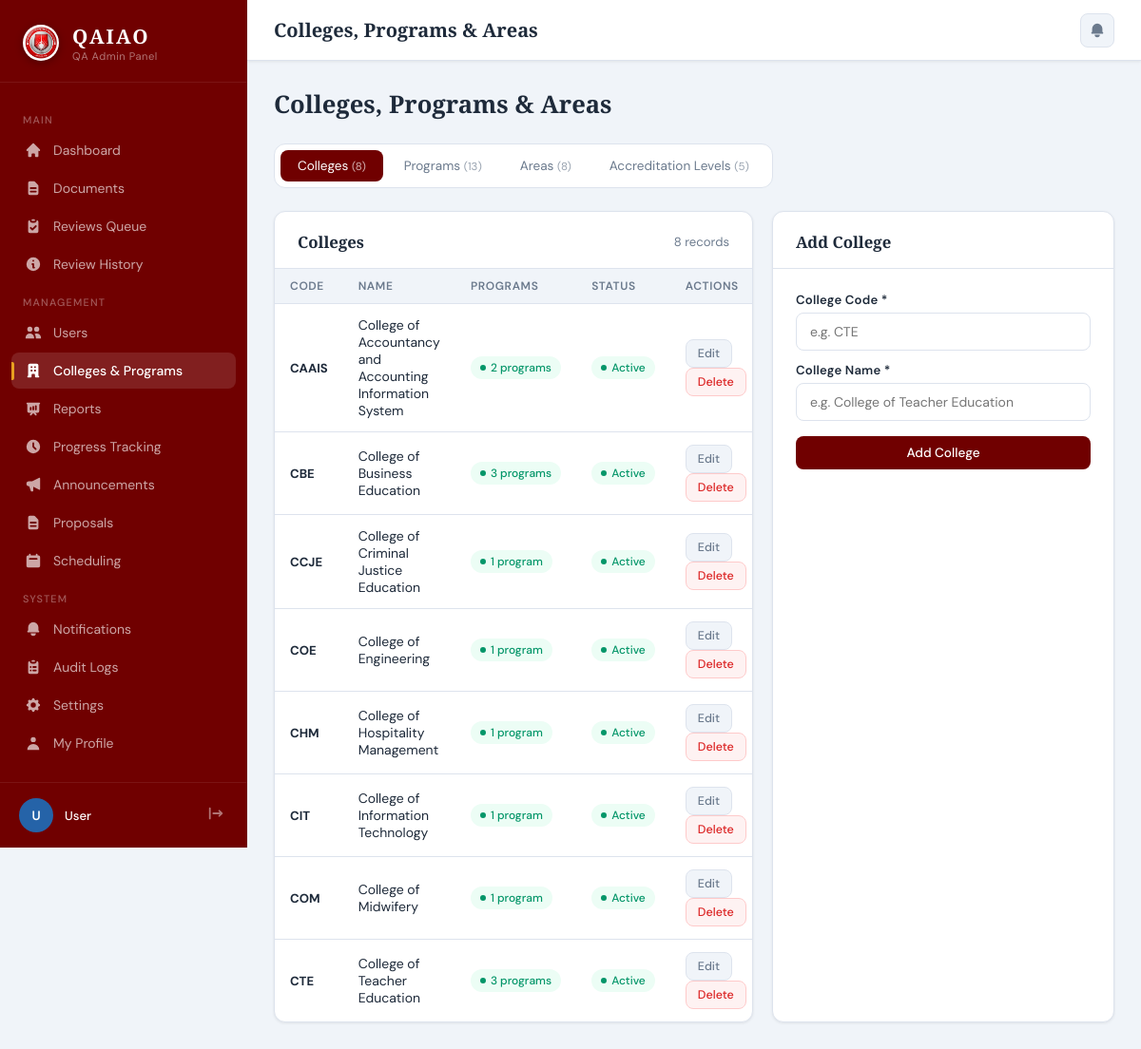
The app's page /admin/departments.php with its own data.
### tables this page shows
CREATE TABLE IF NOT EXISTS colleges (
    id            INT UNSIGNED AUTO_INCREMENT PRIMARY KEY,
    college_code  VARCHAR(20) UNIQUE NOT NULL,
    college_name  VARCHAR(200) NOT NULL,
    description   TEXT,
    status        ENUM('active','inactive') DEFAULT 'active',
    created_at    TIMESTAMP DEFAULT CURRENT_TIMESTAMP,
    updated_at    TIMESTAMP DEFAULT CURRENT_TIMESTAMP ON UPDATE CURRENT_TIMESTAMP
);

### admin/departments.php (the view, shortened to what this page needs)
<?php
include '../database/db_connect.php';
$active_nav = 'departments';
$active_tab = in_array($_GET['tab'] ?? '', ['colleges','programs','areas','levels']) ? $_GET['tab'] : 'colleges';
$colleges = $conn->query("SELECT * FROM colleges ORDER BY college_name");
$programs = $conn->query("SELECT p.*, c.college_name, c.college_code FROM programs p JOIN colleges c ON c.id=p.college_id ORDER BY c.college_name, p.program_name");
$areas    = $conn->query("SELECT * FROM areas ORDER BY sort_order, area_name");
$levels   = $conn->query("SELECT * FROM accreditation_levels ORDER BY level_order, level_name");
?>
<!DOCTYPE html>
<html lang="en">
<head>
    <?php include 'head.php'; ?>
</head>
<body>
<?php include 'sidebar.php'; ?>
<div class="main-content">
    <div class="topbar">
        <div class="topbar-title">Colleges, Programs & Areas</div>
        <div class="topbar-right">
            <a href="notifications.php" class="notif-btn">
                <svg viewBox="0 0 20 20" fill="currentColor"><path d="M10 2a6 6 0 00-6 6v3.586l-.707.707A1 1 0 004 14h12a1 1 0 00.707-1.707L16 11.586V8a6 6 0 00-6-6zM10 18a3 3 0 01-3-3h6a3 3 0 01-3 3z"/></svg>
            </a>
        </div>
    </div>
    <div class="page-body">
        <div class="page-header">
            <h1 class="page-heading">Colleges, Programs & Areas</h1>
        </div>
        <div style="display:flex;gap:4px;background:white;padding:6px;border-radius:12px;border:1px solid var(--border);margin-bottom:24px;width:fit-content;">
            <a href="?tab=colleges" class="tab-btn <?= $active_tab==='colleges'?'active':'' ?>">
                Colleges <span style="font-size:.72rem;opacity:.7;">(<?= $colleges->num_rows ?>)</span>
            </a>
            <a href="?tab=programs" class="tab-btn <?= $active_tab==='programs'?'active':'' ?>">
                Programs <span style="font-size:.72rem;opacity:.7;">(<?= $programs->num_rows ?>)</span>
            </a>
            <a href="?tab=areas" class="tab-btn <?= $active_tab==='areas'?'active':'' ?>">
                Areas <span style="font-size:.72rem;opacity:.7;">(<?= $areas->num_rows ?>)</span>
            </a>
            <a href="?tab=levels" class="tab-btn <?= $active_tab==='levels'?'active':'' ?>">
                Accreditation Levels <span style="font-size:.72rem;opacity:.7;">(<?= $levels->num_rows ?>)</span>
            </a>
        </div>
        <?php if ($active_tab === 'colleges'): ?>
        <div style="display:grid;grid-template-columns:1fr 360px;gap:20px;">
            <div class="card">
                <div class="card-header">
                    <span class="card-title">Colleges</span>
                    <span class="text-sm text-muted"><?= $colleges->num_rows ?> records</span>
                </div>
                <div class="table-wrapper">
                    <table>
                        <thead><tr><th>Code</th><th>Name</th><th>Programs</th><th>Status</th><th>Actions</th></tr></thead>
                        <tbody>
                        <?php $colleges->data_seek(0); while ($c = $colleges->fetch_assoc()):
                            $prog_count = (int)$conn->query("SELECT COUNT(*) c FROM programs WHERE college_id={$c['id']} AND status='active'")->fetch_assoc()['c'];
                        ?>
                        <tr>
                            <td class="text-sm"><strong><?= htmlspecialchars($c['college_code']) ?></strong></td>
                            <td><?= htmlspecialchars($c['college_name']) ?></td>
                            <td><span class="badge badge-active"><?= $prog_count ?> program<?= $prog_count != 1 ? 's' : '' ?></span></td>
                            <td><span class="badge badge-<?= $c['status'] ?>"><?= ucfirst($c['status']) ?></span></td>
                            <td>
                                <button class="btn btn-ghost btn-sm" onclick='openEditCollege(<?= json_encode($c) ?>)'>Edit</button>
                                <form method="POST" style="display:inline;" class="swal-confirm-form" data-title="Confirm Delete" data-text="Delete this college and ALL its programs?" data-icon="warning" data-confirm="Yes, Delete">
                                    <button type="submit" class="btn btn-danger btn-sm">Delete</button>
                                </form>
                            </td>
                        </tr>
                        <?php endwhile; ?>
                        </tbody>
                    </table>
                </div>
            </div>
            <div class="card">
                <div class="card-header"><span class="card-title">Add College</span></div>
                <div class="card-body">
                    <form method="POST">
                        <div class="field" style="margin-bottom:12px;"><label>College Code *</label><input type="text" name="college_code" required placeholder="e.g. CTE" maxlength="20"></div>
                        <div class="field" style="margin-bottom:16px;"><label>College Name *</label><input type="text" name="college_name" required placeholder="e.g. College of Teacher Education"></div>
                        <button type="submit" class="btn btn-primary" style="width:100%;justify-content:center;">Add College</button>
                    </form>
                </div>
            </div>
        </div>
        <?php endif; ?>
    </div>
</div>
</body>
</html>

### admin/head.php (shortened to what this page needs)
<link rel="stylesheet" href="../css/main.css">
<link rel="stylesheet" href="https://cdn.jsdelivr.net/npm/sweetalert2@11/dist/sweetalert2.min.css">

### admin/sidebar.php (shortened to what this page needs)
<?php
$sid_name     = htmlspecialchars($_SESSION['name'] ?? 'User');
$sid_name_raw = $_SESSION['name'] ?? 'U';
$sid_parts    = explode(' ', trim($sid_name_raw));
$sid_initials = strtoupper(substr($sid_parts[0], 0, 1) . (isset($sid_parts[1]) ? substr($sid_parts[1], 0, 1) : ''));
function admin_nav($href, $svg, $label, $key) {
    global $active_nav;
    $cls = ($active_nav === $key) ? 'nav-link active' : 'nav-link';
    echo "<a href='{$href}' class='{$cls}'>{$svg} <span>{$label}</span></a>";
}
function admin_nav_badge($href, $svg, $label, $key, $badge) {
    global $active_nav;
    $cls = ($active_nav === $key) ? 'nav-link active' : 'nav-link';
    $b   = $badge > 0 ? "<span class='nav-badge'>{$badge}</span>" : '';
    echo "<a href='{$href}' class='{$cls}'>{$svg} <span>{$label}</span>{$b}</a>";
}
?>
<aside class="sidebar" id="sidebar">
    <div class="sidebar-brand">
        <div class="brand-icon">
            <img src="../images/UEP_logo.png" alt="UEP Logo" style="width:100%;height:100%;object-fit:contain;display:block;" onerror="this.style.display='none'">
        </div>
        <div>
            <h1>QAIAO</h1>
            <span>QA Admin Panel</span>
        </div>
    </div>
    <nav class="sidebar-nav">
        <div class="nav-section-label">Main</div>
        <?php admin_nav('dashboard.php',
            '<svg viewBox="0 0 20 20" fill="currentColor"><path d="M10.707 2.293a1 1 0 00-1.414 0l-7 7a1 1 0 001.414 1.414L4 10.414V17a1 1 0 001 1h2a1 1 0 001-1v-2a1 1 0 011-1h2a1 1 0 011 1v2a1 1 0 001 1h2a1 1 0 001-1v-6.586l.293.293a1 1 0 001.414-1.414l-7-7z"/></svg>',
            'Dashboard', 'dashboard'); ?>
        <?php
        $pending_queue = 0;
        if (isset($conn)) {
            $pq = $conn->query("SELECT COUNT(*) c FROM documents WHERE status IN ('submitted','under_review') AND deleted_at IS NULL");
            if ($pq) $pending_queue = (int)$pq->fetch_assoc()['c'];
        }
        ?>
        <?php admin_nav_badge('reviews_queue.php',
            '<svg viewBox="0 0 20 20" fill="currentColor"><path fill-rule="evenodd" d="M9 2a1 1 0 000 2h2a1 1 0 100-2H9z" clip-rule="evenodd"/><path fill-rule="evenodd" d="M4 5a2 2 0 012-2 3 3 0 003 3h2a3 3 0 003-3 2 2 0 012 2v11a2 2 0 01-2 2H6a2 2 0 01-2-2V5zm9.707 5.707a1 1 0 00-1.414-1.414L9 12.586l-1.293-1.293a1 1 0 00-1.414 1.414l2 2a1 1 0 001.414 0l4-4z" clip-rule="evenodd"/></svg>',
            'Reviews Queue', 'reviews_queue', $pending_queue); ?>
        <div class="nav-section-label">Management</div>
        <div class="nav-section-label">System</div>
    </nav>
    <div class="sidebar-user">
        <a href="profile.php" style="text-decoration:none;flex-shrink:0;" title="My Profile">
            <div class="user-avatar"><?= $sid_initials ?></div>
        </a>
        <div class="user-info">
            <a href="profile.php" style="text-decoration:none;color:inherit;">
                <div class="user-name"><?= $sid_name ?></div>
            </a>
        </div>
        <a href="../logout.php" class="btn-logout" title="Logout">
            <svg viewBox="0 0 20 20" fill="currentColor"><path fill-rule="evenodd" d="M3 3a1 1 0 00-1 1v12a1 1 0 102 0V4a1 1 0 00-1-1zm10.293 9.293a1 1 0 001.414 1.414l3-3a1 1 0 000-1.414l-3-3a1 1 0 10-1.414 1.414L14.586 9H7a1 1 0 100 2h7.586l-1.293 1.293z" clip-rule="evenodd"/></svg>
        </a>
    </div>
</aside>

### admin/departments.php (style rules this page uses)
.tab-btn { padding:8px 18px;border-radius:8px;font-family:inherit;font-size:.85rem;color:var(--muted);cursor:pointer;transition:all .2s;text-decoration:none;display:inline-block;border:none;background:none; }
.tab-btn.active { background:var(--primary);color:white; }

### records on screen
colleges: college_code "CAAIS", college_name "College of Accountancy and Accounting Information System", prog_count "2", status "Active"
colleges: college_code "CBE", college_name "College of Business Education", prog_count "3", status "Active"
colleges: college_code "CCJE", college_name "College of Criminal Justice Education", prog_count "1", status "Active"
colleges: college_code "COE", college_name "College of Engineering", prog_count "1", status "Active"
colleges: college_code "CHM", college_name "College of Hospitality Management", prog_count "1", status "Active"
colleges: college_code "CIT", college_name "College of Information Technology", prog_count "1", status "Active"
colleges: college_code "COM", college_name "College of Midwifery", prog_count "1", status "Active"
colleges: college_code "CTE", college_name "College of Teacher Education", prog_count "3", shows "s", status "Active"

### other values on screen
$label "Dashboard Documents Review History Colleges & Programs Reports Progress Tracking Announcements Proposals Scheduling Audit Logs Settings My Profile"
$label "Reviews Queue Users Notifications"
$sid_initials "U"
$sid_name "User"
$colleges->num_rows "8"
$programs->num_rows "13"
$areas->num_rows "8"
$levels->num_rows "5"
